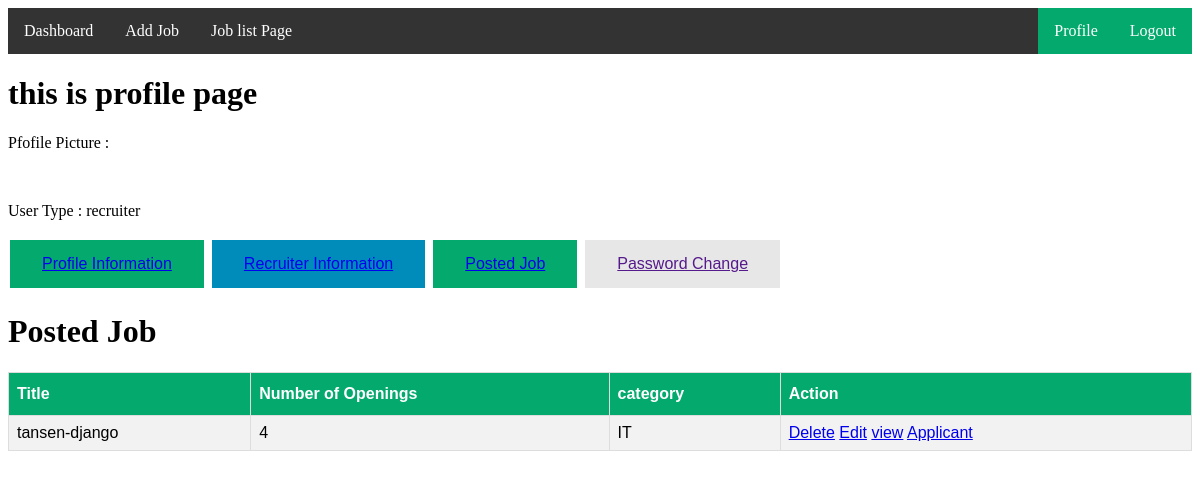
Screenshot of /postedjob/ (signed in) with the database file from the repository.
### job_portal_App/models.py (models this page shows, shortened)
class custom_user_model(AbstractUser):
    Usertype=[
        ('recruiter','Recruiter'),
        ('jobseeker','Jobseeker'),
    ]
    user_type=models.CharField(choices=Usertype,max_length=100,null=True)
    display_name=models.CharField(max_length=100,null=True)
    profile_picture=models.ImageField(upload_to='media/profilephoto',null=True)

class add_job_model(models.Model):
    title=models.CharField(max_length=100,null=True)
    number_of_openings=models.CharField(max_length=100,null=True)
    category=models.CharField(max_length=100,null=True)
    skills_set=models.CharField(max_length=100,null=True)
    job_description=models.TextField(null=True)
    adduser=models.ForeignKey(custom_user_model,on_delete=models.CASCADE,null=True)

### job_portal_Project/views.py (the view)
# urls.py: path('postedjob/',postedjob,name="postedjob"),
@login_required
def postedjob(request):
    current_user=request.user
    if current_user.user_type == 'recruiter':
        posteddata=add_job_model.objects.filter(adduser=current_user)
    return render(request,'recruiter/postedjob.html',{'posteddata':posteddata})

### Template/recruiter/postedjob.html (shortened to what this page needs)
{% extends 'profile/profilePage.html' %}
{% block profile %}
<!DOCTYPE html>
<html>
<head>
</head>
<body>
    <h1>Posted Job</h1>
    <table id="customers">
        <tr>
            <th>Title</th>
            <th>Number of Openings</th>
            <th>category</th>
            <th>Action</th>
        </tr>
        {% for i in posteddata %}
        <tr>
            <td>{{i.title}}</td>
            <td>{{i.number_of_openings}}</td>
            <td>{{i.category}}</td>
            <td>
            <a href="{% url 'deletejob' i.id %}">Delete</a>
            <a href="{% url 'editjob' i.id %}">Edit</a>
            <a href="{% url 'viewjob' i.id %}">view</a>
            <a href="{% url 'applicant' i.id %}">Applicant</a>
            </td>
        </tr>
        {% endfor %}
    </table>
</body>
</html>
{% endblock profile %}

### Template/profile/profilePage.html (shortened to what this page needs)
{% extends 'common/base.html' %}
{% block content %}
<h1>this is profile page</h1>
<P>Pfofile Picture :</P>
<p>User Type : {{user.user_type}}</p>
<!DOCTYPE html>
<html>
<head>
</head>
<body>
{% include "profile/profilenav.html" %}
{% block profile %}
{% endblock profile %}
</body>
</html>
{% endblock content %}

### Template/recruiter/postedjob.html (style rules this page uses)
#customers { font-family: Arial, Helvetica, sans-serif; border-collapse: collapse; width: 100%; }
#customers td, #customers th { border: 1px solid #ddd; padding: 8px; }
#customers tr:nth-child(even) { background-color: #f2f2f2; }
#customers th { padding-top: 12px; padding-bottom: 12px; text-align: left; background-color: #04AA6D; color: white; }

### rows the page displays
custom_user_model: user_type "recruiter"
add_job_model: title "tansen-django", number_of_openings "4", category "IT"
